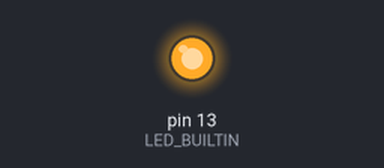
This sketch was run on a simulated Arduino Uno, built with avr-gcc and run on an emulated ATmega328P. Parts: output pins drawn as LEDs (lit = HIGH).

Above: at 0.2 s.
At 33.2 s:
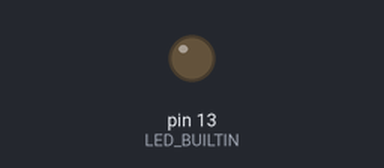
Timing chart, 0 to 36.4 s (numbered marks = the images above):
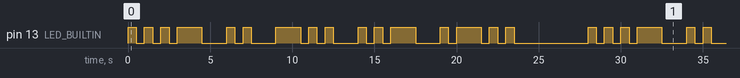

Measured:
- by itself, pin 13 (LED_BUILTIN): moves between LOW and HIGH, repeating every 28.0 s
- by itself, everything shown: repeats every 28.0 s, in 32 steps

The sketch:

MorseName.ino
```cpp
void setup() {
  Serial.begin(9600); // Initialize serial communication at 9600 bits per second
  // Initialize digital pin LED_BUILTIN as an output.
  pinMode(LED_BUILTIN, OUTPUT);
}

void dot() {
  digitalWrite(LED_BUILTIN, HIGH);
  delay(500);  // Dot duration
  digitalWrite(LED_BUILTIN, LOW);
  delay(500);  // Inter-element gap
}

void dash() {
  digitalWrite(LED_BUILTIN, HIGH);
  delay(1500);  // Dash duration
  digitalWrite(LED_BUILTIN, LOW);
  delay(500);   // Inter-element gap
}

void blinkCharacter(char c) {
  switch (c) {
    case 'A': case 'a':
      dot(); dash();
      break;
    case 'B': case 'b':
      dash(); dot(); dot(); dot();
      break;
    case 'C': case 'c':
      dash(); dot(); dash(); dot();
      break;
    case 'D': case 'd':
      dash(); dot(); dot();
      break;
    case 'E': case 'e':
      dot();
      break;
    case 'F': case 'f':
      dot(); dot(); dash(); dot();
      break;
    case 'G': case 'g':
      dash(); dash(); dot();
      break;
    case 'H': case 'h':
      dot(); dot(); dot(); dot();
      break;
    case 'I': case 'i':
      dot(); dot();
      break;
    case 'J': case 'j':
      dot(); dash(); dash(); dash();
      break;
    case 'K': case 'k':
      dash(); dot(); dash();
      break;
    case 'L': case 'l':
      dot(); dash(); dot(); dot();
      break;
    case 'M': case 'm':
      dash(); dash();
      break;
    case 'N': case 'n':
      dash(); dot();
      break;
    case 'O': case 'o':
      dash(); dash(); dash();
      break;
    case 'P': case 'p':
      dot(); dash(); dash(); dot();
      break;
    case 'Q': case 'q':
      dash(); dash(); dot(); dash();
      break;
    case 'R': case 'r':
      dot(); dash(); dot();
      break;
    case 'S': case 's':
      dot(); dot(); dot();
      break;
    case 'T': case 't':
      dash();
      break;
    case 'U': case 'u':
      dot(); dot(); dash();
      break;
    case 'V': case 'v':
      dot(); dot(); dot(); dash();
      break;
    case 'W': case 'w':
      dot(); dash(); dash();
      break;
    case 'X': case 'x':
      dash(); dot(); dot(); dash();
      break;
    case 'Y': case 'y':
      dash(); dot(); dash(); dash();
      break;
    case 'Z': case 'z':
      dash(); dash(); dot(); dot();
      break;
    default:
      // For characters not defined in Morse code, blink an empty space
      delay(3000); // Duration of space between words
      break;
  }
  delay(1000); // Inter-character gap
}

void blinkName(String name) {
  for (int i = 0; i < name.length(); i++) {
    blinkCharacter(name.charAt(i));
  }
}

void loop() {
  blinkName("vidul");
  delay(3000);  // hold between blinks
}

// void loop() {

//   Serial.println("Enter your first name:");
//   while (Serial.available() == 0) {
//     // Wait for user input
//   }

//   String firstName = Serial.readStringUntil('\n'); // Read the input from the serial monitor until newline character is encountered
//   blinkName(firstName);
//   delay(3000);  // hold between blinks
// }
```
